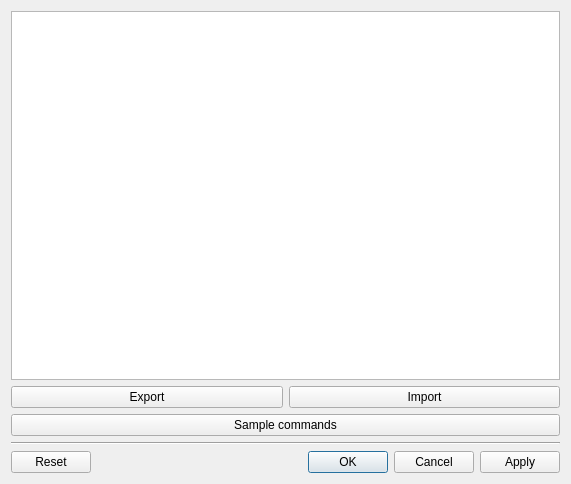
<?xml version="1.0" encoding="UTF-8"?>
<ui version="4.0">
 <class>RunCommandPluginConfigDialog</class>
 <widget class="QDialog" name="RunCommandPluginConfigDialog">
  <property name="geometry">
   <rect>
    <x>0</x>
    <y>0</y>
    <width>571</width>
    <height>484</height>
   </rect>
  </property>
  <property name="windowTitle">
   <string/>
  </property>
  <layout class="QVBoxLayout" name="verticalLayout">
   <item>
    <widget class="QTableWidget" name="commandTable">
     <property name="selectionMode">
      <enum>QAbstractItemView::SelectionMode::SingleSelection</enum>
     </property>
     <property name="selectionBehavior">
      <enum>QAbstractItemView::SelectionBehavior::SelectRows</enum>
     </property>
     <attribute name="horizontalHeaderShowSortIndicator" stdset="0">
      <bool>false</bool>
     </attribute>
     <attribute name="verticalHeaderVisible">
      <bool>false</bool>
     </attribute>
    </widget>
   </item>
   <item>
    <layout class="QHBoxLayout" name="horizontalLayout">
     <item>
      <widget class="QPushButton" name="exportButton">
       <property name="text">
        <string>Export</string>
       </property>
      </widget>
     </item>
     <item>
      <widget class="QPushButton" name="importButton">
       <property name="text">
        <string>Import</string>
       </property>
      </widget>
     </item>
    </layout>
   </item>
   <item>
    <layout class="QHBoxLayout" name="horizontalLayout_2">
     <item>
      <widget class="QPushButton" name="addCommandsButton">
       <property name="text">
        <string>Sample commands</string>
       </property>
      </widget>
     </item>
    </layout>
   </item>
   <item>
    <widget class="Line" name="line">
     <property name="orientation">
      <enum>Qt::Orientation::Horizontal</enum>
     </property>
    </widget>
   </item>
   <item>
    <widget class="QDialogButtonBox" name="buttonBox">
     <property name="orientation">
      <enum>Qt::Orientation::Horizontal</enum>
     </property>
     <property name="standardButtons">
      <set>QDialogButtonBox::StandardButton::Apply|QDialogButtonBox::StandardButton::Cancel|QDialogButtonBox::StandardButton::Ok|QDialogButtonBox::StandardButton::Reset</set>
     </property>
    </widget>
   </item>
  </layout>
 </widget>
 <resources/>
 <connections>
  <connection>
   <sender>buttonBox</sender>
   <signal>accepted()</signal>
   <receiver>RunCommandPluginConfigDialog</receiver>
   <slot>accept()</slot>
   <hints>
    <hint type="sourcelabel">
     <x>248</x>
     <y>254</y>
    </hint>
    <hint type="destinationlabel">
     <x>157</x>
     <y>274</y>
    </hint>
   </hints>
  </connection>
  <connection>
   <sender>buttonBox</sender>
   <signal>rejected()</signal>
   <receiver>RunCommandPluginConfigDialog</receiver>
   <slot>reject()</slot>
   <hints>
    <hint type="sourcelabel">
     <x>316</x>
     <y>260</y>
    </hint>
    <hint type="destinationlabel">
     <x>286</x>
     <y>274</y>
    </hint>
   </hints>
  </connection>
 </connections>
</ui>
